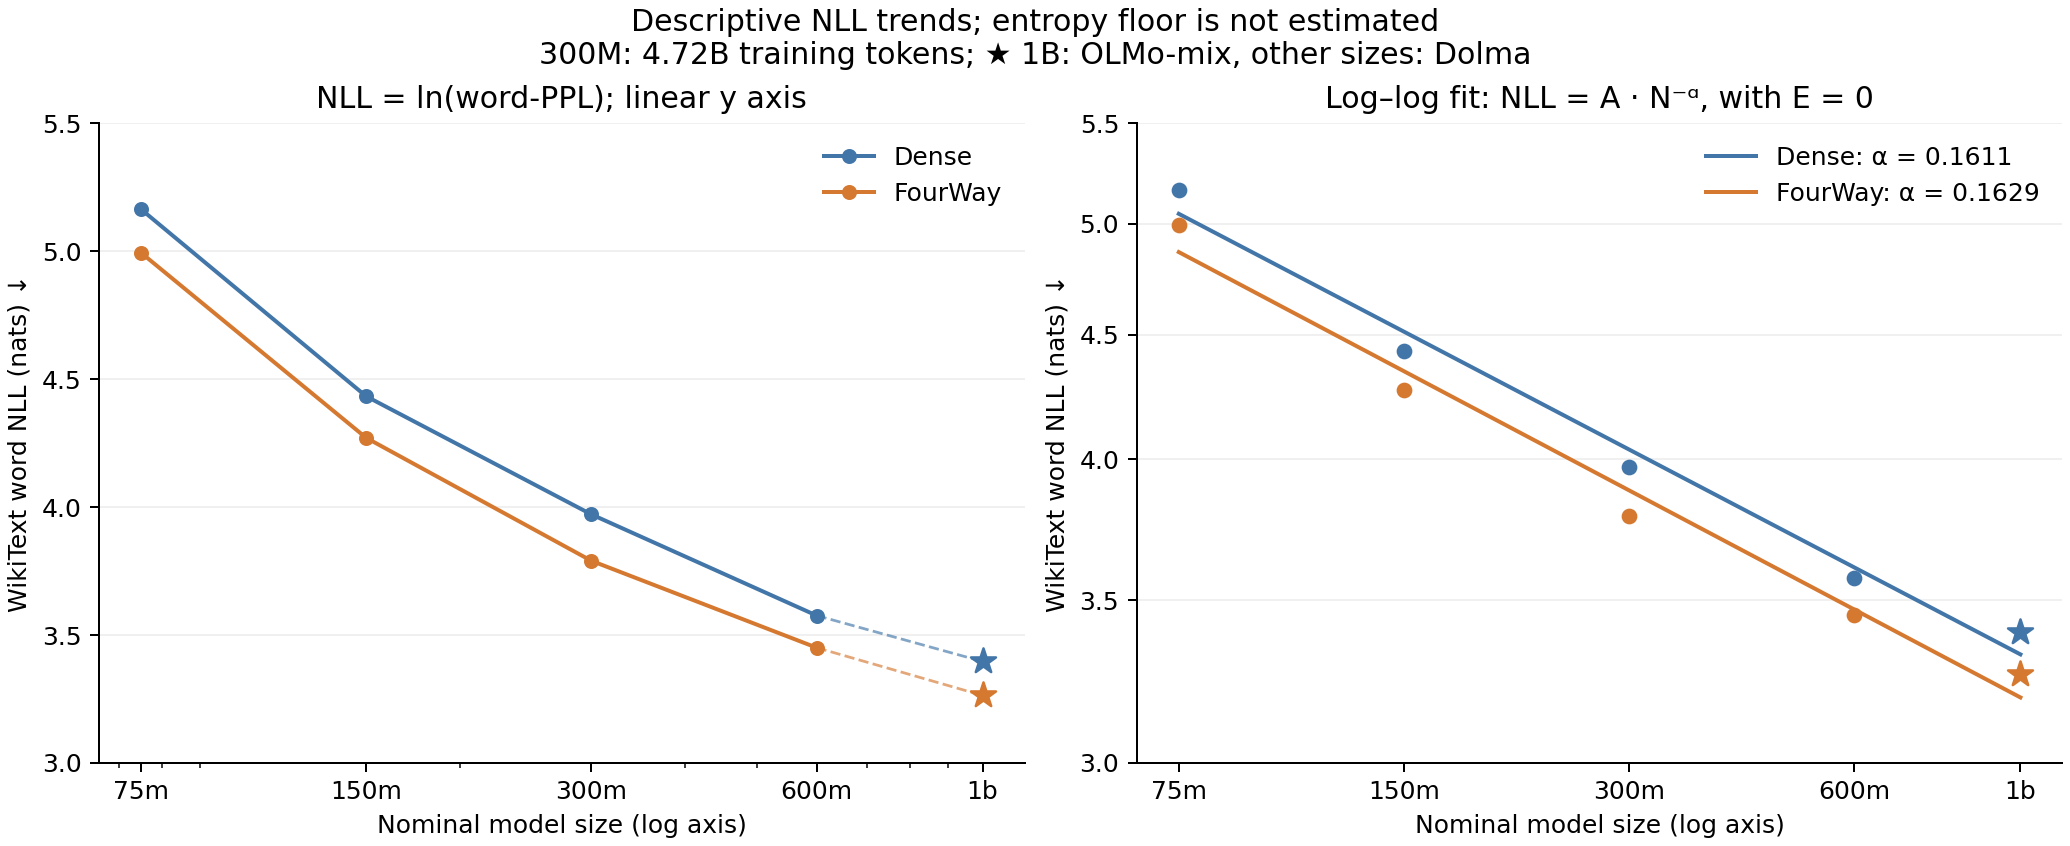

Recreate this plot in Python.
#!/usr/bin/env python3
"""Convert existing WikiText word-PPL to word NLL and fit descriptive trends.

No model inference. Run this file to regenerate nll_scaling.csv/json/png/pdf.
The zero-floor power-law fit and the log-linear fit are different models.
"""
import csv
import json
from pathlib import Path

import matplotlib
matplotlib.use("Agg")
import matplotlib.pyplot as plt
import numpy as np

OUT = Path(__file__).resolve().parent
SIZES = ["75m", "150m", "300m", "600m", "1b"]
FAMILIES = ["baseline", "dagformer"]


def fit_line(x, y):
    slope, intercept = np.polyfit(x, y, 1)
    residuals = y - (slope * x + intercept)
    r2 = 1 - np.sum(residuals**2) / np.sum((y - y.mean())**2)
    return float(slope), float(intercept), float(r2)


def main():
    rows = list(csv.DictReader((OUT / "model_metrics.csv").open()))
    for r in rows:
        for k in ["nominal_parameters_m", "actual_parameters", "wikitext_bpb", "wikitext_word_ppl"]:
            r[k] = float(r[k])
        r["word_nll_nats"] = float(np.log(r["wikitext_word_ppl"]))
        r["word_nll_per_bpb"] = r["word_nll_nats"] / r["wikitext_bpb"]
    by_name = {f'{r["size"]}-{r["family"]}': r for r in rows}
    constants = np.array([r["word_nll_per_bpb"] for r in rows])
    assert np.max(constants) - np.min(constants) < 1e-10, "WikiText normalization differs between runs"
    paired = []
    for size in SIZES:
        b, d = [by_name[f"{size}-{f}"] for f in FAMILIES]
        paired.append({
            "size": size, "nominal_parameters_m": b["nominal_parameters_m"],
            "dense_actual_parameters": int(b["actual_parameters"]),
            "dag_actual_parameters": int(d["actual_parameters"]),
            "dense_word_nll_nats": b["word_nll_nats"],
            "dag_word_nll_nats": d["word_nll_nats"],
            "word_nll_reduction_nats": b["word_nll_nats"] - d["word_nll_nats"],
            "word_nll_reduction_percent": 100 * (1 - d["word_nll_nats"] / b["word_nll_nats"]),
            "processed_tokens": b["processed_tokens"],
            "training_corpus": b["training_corpus"], "budget_status": b["budget_status"],
        })
    with (OUT / "nll_scaling.csv").open("w", newline="") as f:
        writer = csv.DictWriter(f, fieldnames=list(paired[0]))
        writer.writeheader()
        writer.writerows(paired)

    fits = []
    for axis in ["nominal_parameters_m", "actual_parameters"]:
        for family in FAMILIES:
            rs = [by_name[f"{s}-{family}"] for s in SIZES]
            n = np.array([r[axis] for r in rs])
            if axis == "actual_parameters":
                n /= 1e6
            loss = np.array([r["word_nll_nats"] for r in rs])
            b, a, r2 = fit_line(np.log2(n), loss)
            fits.append({
                "family": family, "parameter_axis": axis, "fit": "NLL = a + b * log2(N_M)",
                "intercept_a": a, "nll_nats_per_doubling_b": b, "r_squared_in_nll_space": r2,
            })
            b, a, r2 = fit_line(np.log(n), np.log(loss))
            fits.append({
                "family": family, "parameter_axis": axis, "fit": "NLL = A * N_M^(-alpha); E=0",
                "A": float(np.exp(a)), "alpha": -b, "r_squared_in_log_nll_space": r2,
            })
    result = {
        "source": "model_metrics.csv; same fixed paired checkpoints as scaling.md",
        "metric": "word NLL in nats, calculated as ln(WikiText word-PPL); not token NLL",
        "normalization_identity": {
            "equation": "word NLL = BPB * ln(2) * bytes/words",
            "word_nll_per_bpb": float(constants.mean()),
        },
        "fit_scope": "All five points; nominal 300M is an intermediate checkpoint; 1B uses a different training corpus. Exploratory descriptive fits, single training seed.",
        "power_law_assumption": "The additive loss floor E is fixed at zero, not estimated. Alpha is not an identified entropy-floor-adjusted scaling exponent.",
        "paired_metrics": paired, "fits": fits,
    }
    (OUT / "nll_scaling.json").write_text(json.dumps(result, indent=2) + "\n")

    plt.rcParams.update({"font.size": 10, "axes.spines.top": False, "axes.spines.right": False,
                         "savefig.dpi": 180, "pdf.fonttype": 42})
    fig, axes = plt.subplots(1, 2, figsize=(11.5, 4.7), constrained_layout=True)
    colors = {"baseline": "#4376A8", "dagformer": "#D57931"}
    labels = {"baseline": "Dense", "dagformer": "FourWay"}
    n = np.array([75, 150, 300, 600, 1000], dtype=float)
    fit_x = np.geomspace(75, 1000, 160)
    for family in FAMILIES:
        loss = np.array([by_name[f"{s}-{family}"]["word_nll_nats"] for s in SIZES])
        c = colors[family]
        axes[0].plot(n[:4], loss[:4], "o-", color=c, lw=1.6, ms=5, label=labels[family])
        axes[0].plot(n[3:], loss[3:], "--", color=c, lw=1.1, alpha=.65)
        axes[0].scatter(n[-1], loss[-1], color=c, marker="*", s=110, zorder=4)
        f = next(f for f in fits if f["family"] == family and f["parameter_axis"] == "nominal_parameters_m" and "alpha" in f)
        axes[1].plot(fit_x, f["A"] * fit_x ** (-f["alpha"]), color=c, lw=1.6,
                     label=f'{labels[family]}: α = {f["alpha"]:.4f}')
        axes[1].scatter(n[:4], loss[:4], color=c, s=28, zorder=4)
        axes[1].scatter(n[-1], loss[-1], color=c, marker="*", s=110, zorder=4)
    for ax in axes:
        ax.set_xscale("log")
        ax.set_xticks(n, SIZES)
        ax.set_xlabel("Nominal model size (log axis)")
        ax.set_ylabel("WikiText word NLL (nats) ↓")
        ax.set_ylim(3.0, 5.5)
        ax.grid(axis="y", alpha=.18)
        ax.legend(frameon=False, loc="upper right")
    axes[0].set_title("NLL = ln(word-PPL); linear y axis")
    axes[1].set_yscale("log")
    axes[1].set_yticks([3.0, 3.5, 4.0, 4.5, 5.0, 5.5], ["3.0", "3.5", "4.0", "4.5", "5.0", "5.5"])
    axes[1].minorticks_off()
    axes[1].set_title("Log–log fit: NLL = A · N⁻ᵅ, with E = 0")
    fig.suptitle("Descriptive NLL trends; entropy floor is not estimated\n300M: 4.72B training tokens; ★ 1B: OLMo-mix, other sizes: Dolma", fontsize=12)
    for ext in ["png", "pdf"]:
        fig.savefig(OUT / f"nll_scaling.{ext}")
    plt.close(fig)
    print(json.dumps({"paired_metrics": paired, "fits": fits}, indent=2))


if __name__ == "__main__":
    main()
